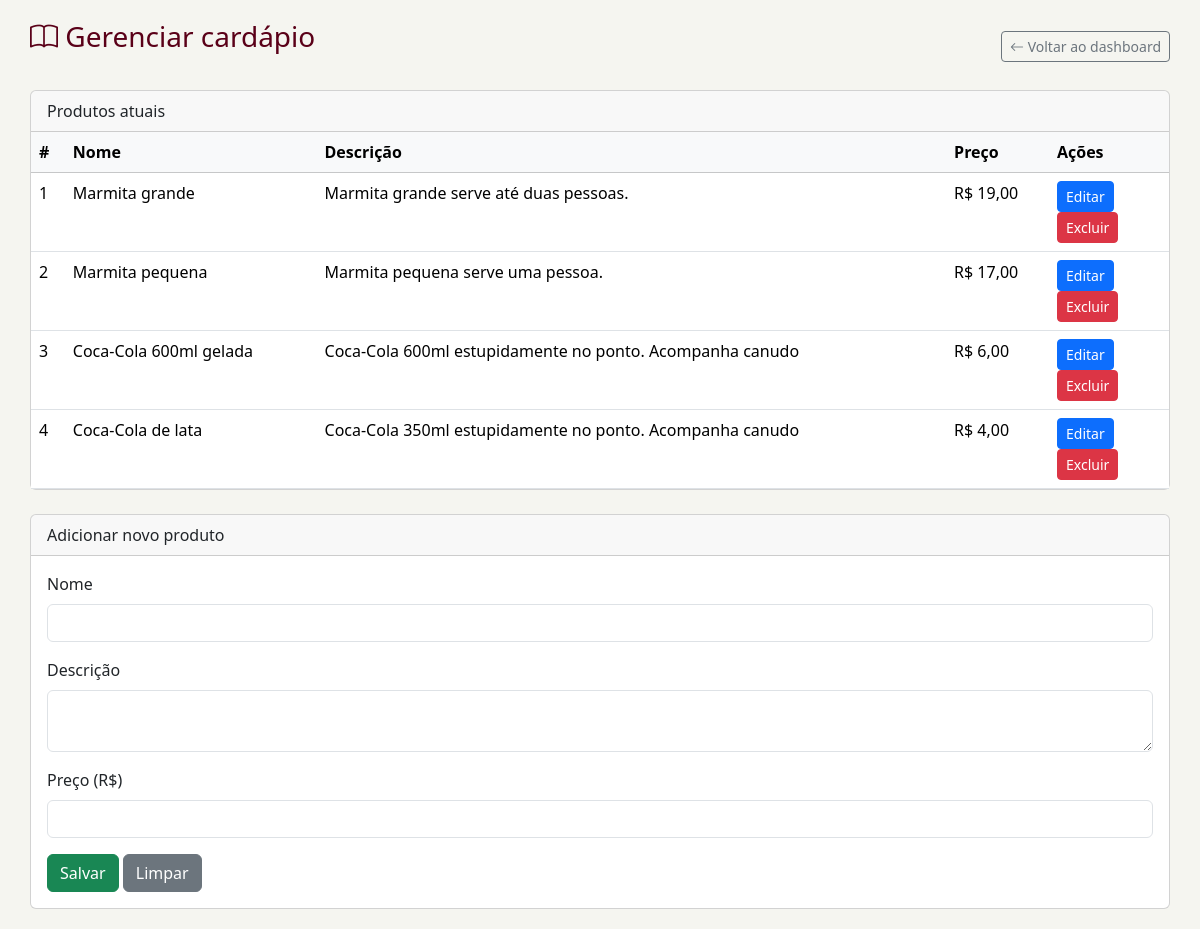
/admin/admin_cardapio.php (signed in), run on the app's committed database.
### tables this page shows
CREATE TABLE IF NOT EXISTS `produtos` (
  `id` int NOT NULL AUTO_INCREMENT,
  `nome` varchar(100) NOT NULL,
  `descricao` text,
  `preco` decimal(10,2) NOT NULL,
  `estoque` int DEFAULT '0',
  `criado_em` timestamp NULL DEFAULT CURRENT_TIMESTAMP,
  PRIMARY KEY (`id`)
);

### admin/admin_cardapio.php (the view, shortened to what this page needs)
<?php
require_once __DIR__ . '/../db.php';
$res = $conn->query("SELECT id, nome, descricao, preco FROM produtos ORDER BY id ASC");
$produtos = $res ? $res->fetch_all(MYSQLI_ASSOC) : [];
?>
<!DOCTYPE html>
<html lang="pt-br">
<head>
  <link href="https://cdn.jsdelivr.net/npm/bootstrap@5.3.3/dist/css/bootstrap.min.css" rel="stylesheet">
  <link href="https://cdn.jsdelivr.net/npm/bootstrap-icons@1.11.3/font/bootstrap-icons.css" rel="stylesheet">
</head>
<body>
<div class="page-wrap">
  <div class="d-flex justify-content-between align-items-center mb-3">
    <h3 class="page-title"><i class="bi bi-book"></i> Gerenciar cardápio</h3>
    <a href="admin.php" class="btn btn-outline-secondary btn-sm">
      <i class="bi bi-arrow-left"></i> Voltar ao dashboard
    </a>
  </div>
  <div class="card mb-4">
    <div class="card-header">
      Produtos atuais
    </div>
    <div class="card-body p-0">
      <table class="table table-hover mb-0">
        <thead class="table-light">
          <tr>
            <th>#</th>
            <th>Nome</th>
            <th>Descrição</th>
            <th>Preço</th>
            <th style="width:120px;">Ações</th>
          </tr>
        </thead>
        <tbody>
        <?php if (empty($produtos)): ?>
          <tr><td colspan="5" class="text-center p-3">Nenhum produto cadastrado.</td></tr>
        <?php else: ?>
          <?php foreach ($produtos as $p): ?>
            <tr>
              <td><?= (int)$p['id'] ?></td>
              <td><?= htmlspecialchars($p['nome']) ?></td>
              <td><?= htmlspecialchars($p['descricao'] ?? '') ?></td>
              <td>R$ <?= number_format((float)$p['preco'],2,',','.') ?></td>
              <td>
  <button
    type="button"
    class="btn btn-sm btn-primary"
    onclick="editarProduto(<?= (int)$p['id'] ?>,
                           '<?= htmlspecialchars($p['nome'], ENT_QUOTES) ?>',
                           '<?= htmlspecialchars($p['descricao'] ?? '', ENT_QUOTES) ?>',
                           '<?= number_format((float)$p['preco'],2,',','.') ?>')">
    Editar
  </button>
  <button
    type="button"
    class="btn btn-sm btn-danger"
    onclick="confirmarExcluir(<?= (int)$p['id'] ?>)">
    Excluir
  </button>
</td>
            </tr>
          <?php endforeach; ?>
        <?php endif; ?>
        </tbody>
      </table>
    </div>
  </div>
  <div class="card">
    <div class="card-header">
      <span id="titulo-form">Adicionar novo produto</span>
    </div>
    <div class="card-body">
      <form method="POST">
        <div class="mb-3">
          <label class="form-label">Nome</label>
          <input type="text" name="nome" id="prod_nome" class="form-control" required>
        </div>
        <div class="mb-3">
          <label class="form-label">Descrição</label>
          <textarea name="descricao" id="prod_desc" class="form-control" rows="2"></textarea>
        </div>
        <div class="mb-3">
          <label class="form-label">Preço (R$)</label>
          <input type="text" name="preco" id="prod_preco" class="form-control" required>
        </div>
        <button type="submit" class="btn btn-success">Salvar</button>
        <button type="button" class="btn btn-secondary" onclick="limparForm()">Limpar</button>
      </form>
    </div>
  </div>
</div>
</body>
</html>

### admin/admin_cardapio.php (style rules this page uses)
body { background:#f5f5f0;font-family:'Poppins',system-ui,sans-serif; }
.page-wrap { padding:20px 30px; }
.page-title { color:#5a0018;margin-bottom:20px; }

### data on the page
produtos: id "1", nome "Marmita grande", descricao "Marmita grande serve até duas pessoas.", preco "19,00"
produtos: id "2", nome "Marmita pequena", descricao "Marmita pequena serve uma pessoa.", preco "17,00"
produtos: id "3", nome "Coca-Cola 600ml gelada", descricao "Coca-Cola 600ml estupidamente no ponto. Acompanha canudo", preco "6,00"
produtos: id "4", nome "Coca-Cola de lata", descricao "Coca-Cola 350ml estupidamente no ponto. Acompanha canudo", preco "4,00"
